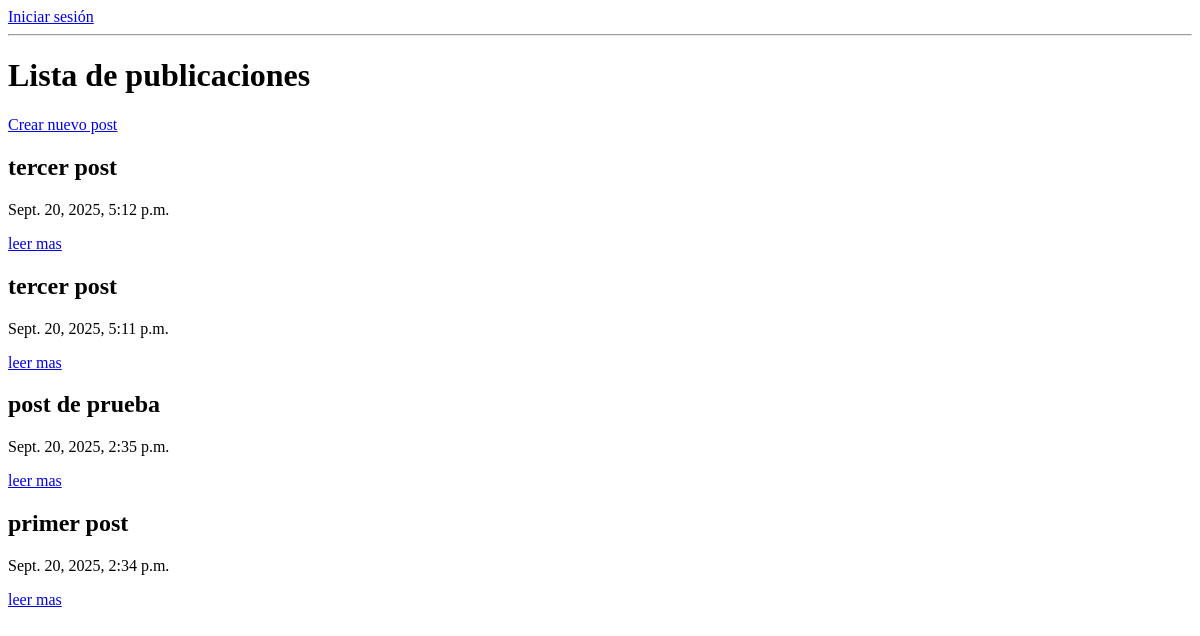
/, run on an earlier commit of the app's database.
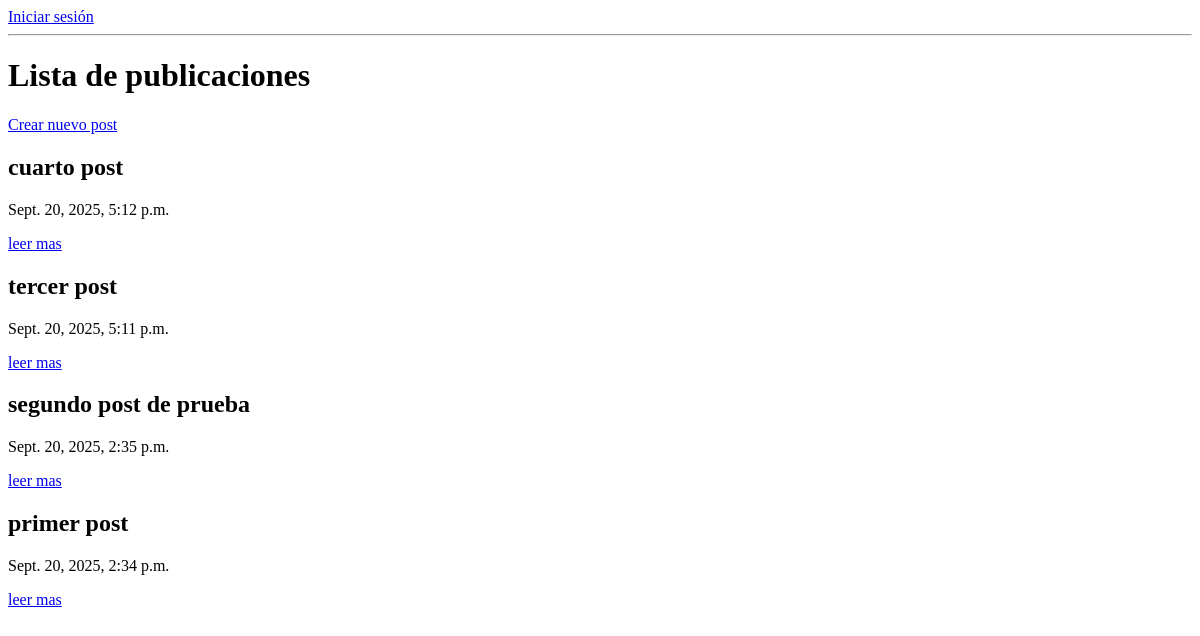
And on a later commit of the database.
### blog/models.py (models this page shows, shortened)
class Post(models.Model):
    titulo=models.CharField(max_length=200)
    contenido=models.TextField()
    fecha_creacion=models.DateTimeField(auto_now_add=True)
    autor = models.ForeignKey(User, on_delete=models.CASCADE)

### blog/views.py (the view)
# urls.py: path('', views.lista_posts, name='lista_posts'),
def lista_posts(request):
    posts=Post.objects.all().order_by('-fecha_creacion')
    return render(request,'blog/lista.html',{'posts':posts})

### blog/templates/blog/lista.html (shortened to what this page needs)
<!doctype html>
<html>
    <head>
    </head>
    <nav>
        {% if user.is_authenticated %}
            <form action="{% url 'logout' %}" method="post" style="display:inline;">
                {% csrf_token %}
                    <button type="submit" style="background:none; border:none; color:blue; cursor:pointer;">
                    Cerrar sesión
                    </button>
            </form>
        {% else %}
            <a href="{% url 'login' %}">Iniciar sesión</a>
        {% endif %}
    </nav>
    <hr>
    <body>
        <h1>
            Lista de publicaciones
        </h1>
        <a href="{% url 'crear_post' %}">Crear nuevo post</a>
        {%for post in posts%}
            <div>
                <h2>
                    {{post.titulo}}
                </h2>
                <p>
                    {{post.fecha_creacion}}
                </p>
                <p>
                    <a href="{% url 'detalle_post' post.id %}">
                    leer mas
                    </a>
                </p>
            </div>
        {% empty %}
            <p>No hay publicaciones todavía.</p>
        {% endfor %}
    </body>
</html>

What changed in the data, as far as the page shows it:
changed Post: titulo "tercer post" → "cuarto post"
changed Post: titulo "post de prueba" → "segundo post de prueba"
